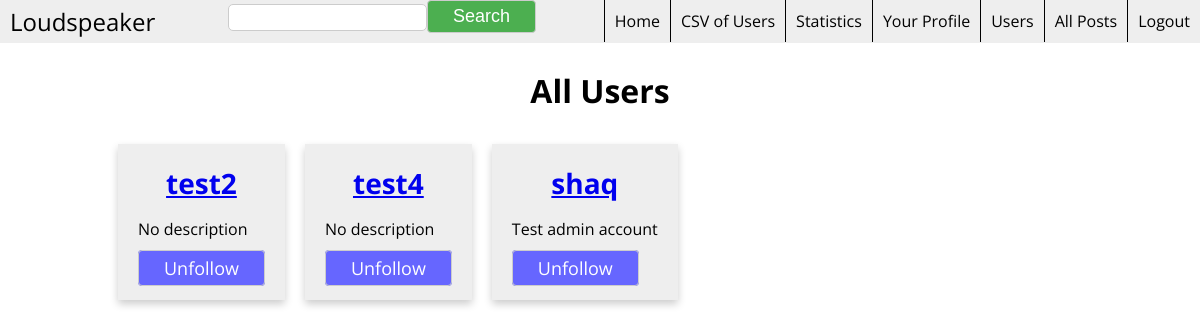
Screenshot of /users (signed in) with the database file from the repository.
### app/models.py (models this page shows, shortened)
class User(db.Model):
    id = db.Column(db.Integer, primary_key = True)
    username = db.Column(db.String(64), index=True, unique=True)
    nickname = db.Column(db.String(64), index=True, unique = False)
    firstname = db.Column(db.String(64), index=True, unique = False)
    lastname = db.Column(db.String(64), index=True, unique=False)
    password = db.Column(db.String(120), index = True, unique = False)
    email = db.Column(db.String(120), index=True, unique=True)
    posts = db.relationship('Post', backref = 'author', lazy = 'dynamic')
    about_me = db.Column(db.String(140))
    last_seen = db.Column(db.DateTime)
    is_admin = db.Column(db.Boolean)
    followed = db.relationship('User',
                               secondary=followers,
                               primaryjoin=(followers.c.follower_id == id),
                               secondaryjoin=(followers.c.followed_id == id),
                               backref=db.backref('followers', lazy='dynamic'),
                               lazy='dynamic')
    @property
    def is_authenticated(self):
        return True

### app/views.py (the view)
@app.route('/users')
def users():
    users = User.query.all()
    users.remove(g.user)
    return render_template('users.html', users=users, u=g.user, title='Users')

### app/forms.py
class SearchForm(Form):
    search = StringField('search', validators=[DataRequired()])

### app/views.py (called while the page is built)
@lm.user_loader
def load_user(id):
    return User.query.get(int(id))

@app.before_request
def before_request():
    g.user = current_user
    if g.user.is_authenticated:
        g.user.last_seen = datetime.utcnow()
        db.session.add(g.user)
        db.session.commit()
        g.search_form = SearchForm()

### app/templates/users.html
{% extends "base.html" %}
{% block content %}
<h1>All Users</h1>
<div class="flex">
  {% for user in users %}
  <div class="card">
    <a href="{{ url_for('user', username=user.username) }}" class="title">{{ user.nickname }}</a>
    <p>
    {% if user.about_me %}
    {{ user.about_me }}
    {% else %}
    No description
    {% endif %}
    </p>
    {% if user in u.followed %}
    <a href="{{ url_for('unfollow', username=user.username) }}" class="follow-btn">Unfollow</a>
    {% else %}
    <a href="{{ url_for('follow', username=user.username) }}" class="follow-btn">Follow</a>
    {% endif %}
  </div>
  {% endfor %}
</div>
{% endblock %}

### app/static/css/style.css (style rules this page uses)
body { font-family: "Open Sans", sans-serif; text-align: center; }
.flex { margin: 20px 50px; padding 10px; display: flex; flex-flow: row wrap; }
.card { padding: 20px; margin: 10px; text-align: left; background-color: #eeeeee; box-shadow: 0 4px 8px 0 rgba(0,0,0,0.2); display: inline-block; max-width: 40%; word-wrap: break-word; }
.title { font-size: 28px; font-weight: bold; display: block; width: 100%; text-align: center; }
input[type=text], input[type=password] { display: inline-block; border: 1px solid #cccccc; border-radius: 5px; padding: 5px 10px; }
.follow-btn { background-color: #6666ff; color: white; font-size: 18px; padding: 5px 25px; border: 1px solid #ccc; border-radius: 4px; cursor: pointer; text-decoration: none; }

### rows the page displays
User: nickname "test2", shows "No description"
User: nickname "test4", shows "No description"
User: nickname "shaq", about_me "Test admin account"
